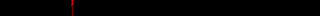

Rendered tile map (Tiled .tmx) drawn with the repository's tilesets; below, a short description and the full map source, tile grids included:
An orthogonal 20x1 tile map with 16x16 px tiles, 1 tile layer (Tile Layer 1).

<map version="1.10" tiledversion="1.10.2" orientation="orthogonal" renderorder="right-down" width="20" height="1" tilewidth="16" tileheight="16" infinite="0" nextlayerid="2" nextobjectid="1">
 <tileset firstgid="1" source="Tileset.tsx" />
 <layer id="1" name="Tile Layer 1" width="20" height="1">
  <data encoding="csv">
1,1,1,1,140,1,1,1,1,1,1,1,1,1,1,1,1,1,1,1
</data>
 </layer>
</map>
